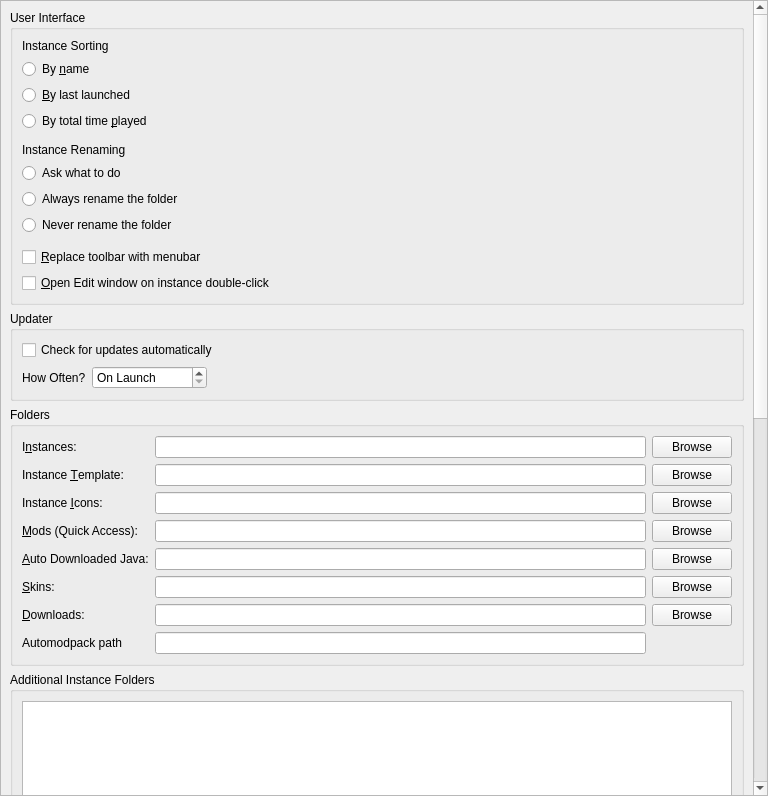
<?xml version="1.0" encoding="UTF-8"?>
<ui version="4.0">
 <class>LauncherPage</class>
 <widget class="QWidget" name="LauncherPage">
  <property name="geometry">
   <rect>
    <x>0</x>
    <y>0</y>
    <width>768</width>
    <height>796</height>
   </rect>
  </property>
  <property name="sizePolicy">
   <sizepolicy hsizetype="MinimumExpanding" vsizetype="MinimumExpanding">
    <horstretch>0</horstretch>
    <verstretch>0</verstretch>
   </sizepolicy>
  </property>
  <layout class="QVBoxLayout" name="verticalLayout">
   <property name="leftMargin">
    <number>0</number>
   </property>
   <property name="topMargin">
    <number>0</number>
   </property>
   <property name="rightMargin">
    <number>0</number>
   </property>
   <property name="bottomMargin">
    <number>0</number>
   </property>
   <item>
    <widget class="QScrollArea" name="scrollArea">
     <property name="horizontalScrollBarPolicy">
      <enum>Qt::ScrollBarPolicy::ScrollBarAsNeeded</enum>
     </property>
     <property name="widgetResizable">
      <bool>true</bool>
     </property>
     <widget class="QWidget" name="scrollAreaWidgetContents">
      <property name="geometry">
       <rect>
        <x>0</x>
        <y>-654</y>
        <width>749</width>
        <height>1448</height>
       </rect>
      </property>
      <layout class="QVBoxLayout" name="verticalLayout_8">
       <item>
        <widget class="QGroupBox" name="userInterfaceBox">
         <property name="enabled">
          <bool>true</bool>
         </property>
         <property name="title">
          <string>User Interface</string>
         </property>
         <layout class="QVBoxLayout" name="verticalLayout_2">
          <item>
           <widget class="QLabel" name="instanceSortingLabel">
            <property name="text">
             <string>Instance Sorting</string>
            </property>
           </widget>
          </item>
          <item>
           <widget class="QRadioButton" name="sortByNameBtn">
            <property name="text">
             <string>By &amp;name</string>
            </property>
            <attribute name="buttonGroup">
             <string notr="true">sortingModeGroup</string>
            </attribute>
           </widget>
          </item>
          <item>
           <widget class="QRadioButton" name="sortLastLaunchedBtn">
            <property name="text">
             <string>&amp;By last launched</string>
            </property>
            <attribute name="buttonGroup">
             <string notr="true">sortingModeGroup</string>
            </attribute>
           </widget>
          </item>
          <item>
           <widget class="QRadioButton" name="sortByPlaytimeBtn">
            <property name="text">
             <string>By total time &amp;played</string>
            </property>
            <attribute name="buttonGroup">
             <string notr="true">sortingModeGroup</string>
            </attribute>
           </widget>
          </item>
          <item>
           <spacer name="verticalSpacer">
            <property name="orientation">
             <enum>Qt::Orientation::Vertical</enum>
            </property>
            <property name="sizeType">
             <enum>QSizePolicy::Policy::Fixed</enum>
            </property>
            <property name="sizeHint" stdset="0">
             <size>
              <width>0</width>
              <height>6</height>
             </size>
            </property>
           </spacer>
          </item>
          <item>
           <widget class="QLabel" name="renamingBehaviorLabel">
            <property name="text">
             <string>Instance Renaming</string>
            </property>
           </widget>
          </item>
          <item>
           <widget class="QRadioButton" name="askToRenameDirBtn">
            <property name="text">
             <string>Ask what to do</string>
            </property>
            <attribute name="buttonGroup">
             <string notr="true">renamingBehaviorGroup</string>
            </attribute>
           </widget>
          </item>
          <item>
           <widget class="QRadioButton" name="alwaysRenameDirBtn">
            <property name="text">
             <string>Always rename the folder</string>
            </property>
            <attribute name="buttonGroup">
             <string notr="true">renamingBehaviorGroup</string>
            </attribute>
           </widget>
          </item>
          <item>
           <widget class="QRadioButton" name="neverRenameDirBtn">
            <property name="text">
             <string>Never rename the folder</string>
            </property>
            <attribute name="buttonGroup">
             <string notr="true">renamingBehaviorGroup</string>
            </attribute>
           </widget>
          </item>
          <item>
           <spacer name="verticalSpacer_2">
            <property name="orientation">
             <enum>Qt::Orientation::Vertical</enum>
            </property>
            <property name="sizeType">
             <enum>QSizePolicy::Policy::Fixed</enum>
            </property>
            <property name="sizeHint" stdset="0">
             <size>
              <width>0</width>
              <height>6</height>
             </size>
            </property>
           </spacer>
          </item>
          <item>
           <widget class="QCheckBox" name="preferMenuBarCheckBox">
            <property name="toolTip">
             <string>The menubar is more friendly for keyboard-driven interaction.</string>
            </property>
            <property name="text">
             <string>&amp;Replace toolbar with menubar</string>
            </property>
           </widget>
          </item>
          <item>
           <widget class="QCheckBox" name="editInstanceOnDoubleClick">
            <property name="toolTip">
             <string>Opens the edit instance window on double-clicking an instance instead of running the instance.</string>
            </property>
            <property name="text">
             <string>&amp;Open Edit window on instance double-click</string>
            </property>
           </widget>
          </item>
         </layout>
        </widget>
       </item>
       <item>
        <widget class="QGroupBox" name="updateSettingsBox">
         <property name="title">
          <string>Updater</string>
         </property>
         <layout class="QGridLayout" name="gridLayout_2">
          <item row="1" column="0">
           <layout class="QHBoxLayout" name="horizontalLayout_2">
            <item>
             <widget class="QLabel" name="updateIntervalLabel">
              <property name="text">
               <string>How Often?</string>
              </property>
             </widget>
            </item>
            <item>
             <widget class="QSpinBox" name="updateIntervalSpinBox">
              <property name="sizePolicy">
               <sizepolicy hsizetype="Maximum" vsizetype="Fixed">
                <horstretch>0</horstretch>
                <verstretch>0</verstretch>
               </sizepolicy>
              </property>
              <property name="toolTip">
               <string>Set to 0 to only check on launch</string>
              </property>
              <property name="specialValueText">
               <string>On Launch</string>
              </property>
              <property name="suffix">
               <string> hours</string>
              </property>
              <property name="prefix">
               <string>Every </string>
              </property>
              <property name="minimum">
               <number>0</number>
              </property>
              <property name="maximum">
               <number>168</number>
              </property>
             </widget>
            </item>
            <item>
             <spacer name="horizontalSpacer">
              <property name="orientation">
               <enum>Qt::Orientation::Horizontal</enum>
              </property>
              <property name="sizeHint" stdset="0">
               <size>
                <width>0</width>
                <height>0</height>
               </size>
              </property>
             </spacer>
            </item>
           </layout>
          </item>
          <item row="0" column="0" colspan="2">
           <widget class="QCheckBox" name="autoUpdateCheckBox">
            <property name="text">
             <string>Check for updates automatically</string>
            </property>
           </widget>
          </item>
         </layout>
        </widget>
       </item>
       <item>
        <widget class="QGroupBox" name="foldersBox">
         <property name="title">
          <string>Folders</string>
         </property>
         <layout class="QGridLayout" name="gridLayout">
          <item row="0" column="2">
           <widget class="QPushButton" name="instDirBrowseBtn">
            <property name="text">
             <string>Browse</string>
            </property>
           </widget>
          </item>
          <item row="10" column="0">
           <widget class="QLabel" name="labelDownloadsDir">
            <property name="text">
             <string>&amp;Downloads:</string>
            </property>
            <property name="buddy">
             <cstring>downloadsDirTextBox</cstring>
            </property>
           </widget>
          </item>
          <item row="2" column="0">
           <widget class="QLabel" name="labelIconsDir">
            <property name="text">
             <string>Instance &amp;Icons:</string>
            </property>
            <property name="buddy">
             <cstring>iconsDirTextBox</cstring>
            </property>
           </widget>
          </item>
          <item row="4" column="1">
           <widget class="QLineEdit" name="javaDirTextBox"/>
          </item>
          <item row="5" column="2">
           <widget class="QPushButton" name="skinsDirBrowseBtn">
            <property name="text">
             <string>Browse</string>
            </property>
           </widget>
          </item>
          <item row="3" column="0">
           <widget class="QLabel" name="labelModsDir">
            <property name="text">
             <string>&amp;Mods (Quick Access):</string>
            </property>
            <property name="buddy">
             <cstring>modsDirTextBox</cstring>
            </property>
           </widget>
          </item>
          <item row="4" column="2">
           <widget class="QPushButton" name="javaDirBrowseBtn">
            <property name="text">
             <string>Browse</string>
            </property>
           </widget>
          </item>
          <item row="2" column="2">
           <widget class="QPushButton" name="iconsDirBrowseBtn">
            <property name="text">
             <string>Browse</string>
            </property>
           </widget>
          </item>
          <item row="3" column="1">
           <widget class="QLineEdit" name="modsDirTextBox"/>
          </item>
          <item row="3" column="2">
           <widget class="QPushButton" name="modsDirBrowseBtn">
            <property name="text">
             <string>Browse</string>
            </property>
           </widget>
          </item>
          <item row="10" column="1">
           <widget class="QLineEdit" name="downloadsDirTextBox"/>
          </item>
          <item row="11" column="0">
           <widget class="QLabel" name="labelAutoModpackPath">
            <property name="text">
             <string>Automodpack path</string>
            </property>
            <property name="buddy">
             <cstring>autoModpackPathTextBox</cstring>
            </property>  
           </widget>
          </item>
          <item row="11" column="1">
           <widget class="QLineEdit" name="autoModpackPathTextBox"/>
          </item>           
          <item row="0" column="1">
           <widget class="QLineEdit" name="instDirTextBox"/>
          </item>
          <item row="0" column="0">
           <widget class="QLabel" name="labelInstDir">
            <property name="text">
             <string>I&amp;nstances:</string>
            </property>
            <property name="buddy">
             <cstring>instDirTextBox</cstring>
            </property>
           </widget>
          </item>
          <item row="5" column="0">
           <widget class="QLabel" name="labelSkinsDir">
            <property name="text">
             <string>&amp;Skins:</string>
            </property>
            <property name="buddy">
             <cstring>skinsDirTextBox</cstring>
            </property>
           </widget>
          </item>
          <item row="4" column="0">
           <widget class="QLabel" name="labelJavaDir">
            <property name="toolTip">
             <string>Folder where Prism Launcher stores automatically downloaded Java versions. Do NOT set this to your system Java installation.</string>
            </property>
            <property name="text">
             <string>&amp;Auto Downloaded Java:</string>
            </property>
            <property name="buddy">
             <cstring>javaDirTextBox</cstring>
            </property>
           </widget>
          </item>
          <item row="2" column="1">
           <widget class="QLineEdit" name="iconsDirTextBox"/>
          </item>
          <item row="10" column="2">
           <widget class="QPushButton" name="downloadsDirBrowseBtn">
            <property name="text">
             <string>Browse</string>
            </property>
           </widget>
          </item>
          <item row="1" column="0">
           <widget class="QLabel" name="labelTemplateDir">
            <property name="toolTip">
             <string>Folder that may get copied to new instances on creation, can be toggled per instance. Useful for options.txt.</string>
            </property>
            <property name="text">
             <string>Instance &amp;Template:</string>
            </property>
            <property name="buddy">
             <cstring>templateDirTextBox</cstring>
            </property>
           </widget>
          </item>
          <item row="5" column="1">
           <widget class="QLineEdit" name="skinsDirTextBox"/>
          </item>
          <item row="1" column="1">
           <widget class="QLineEdit" name="templateDirTextBox"/>
          </item>
          <item row="1" column="2">
           <widget class="QPushButton" name="templateDirBrowseBtn">
            <property name="text">
             <string>Browse</string>
            </property>
           </widget>
          </item>
         </layout>
        </widget>
       </item>
       <item>
        <widget class="QGroupBox" name="additionalInstDirsGroupBox">
         <property name="title">
          <string>Additional Instance Folders</string>
         </property>
         <layout class="QVBoxLayout" name="additionalInstDirsLayout">
          <item>
           <widget class="QListWidget" name="additionalInstDirsList"/>
          </item>
          <item>
           <layout class="QHBoxLayout" name="additionalInstDirsBtnLayout">
            <item>
             <widget class="QPushButton" name="addInstDirBtn">
              <property name="text">
               <string>Add</string>
              </property>
             </widget>
            </item>
            <item>
             <widget class="QPushButton" name="removeInstDirBtn">
              <property name="text">
               <string>Remove</string>
              </property>
             </widget>
            </item>
            <item>
             <spacer name="additionalInstDirsSpacer">
              <property name="orientation">
               <enum>Qt::Orientation::Horizontal</enum>
              </property>
              <property name="sizeHint" stdset="0">
               <size>
                <width>0</width>
                <height>0</height>
               </size>
              </property>
             </spacer>
            </item>
           </layout>
          </item>
         </layout>
        </widget>
       </item>
       <item>
        <widget class="QGroupBox" name="modsBox">
         <property name="title">
          <string>Mods and Modpacks</string>
         </property>
         <layout class="QVBoxLayout" name="verticalLayout_4">
          <item>
           <widget class="QCheckBox" name="downloadsDirWatchRecursiveCheckBox">
            <property name="toolTip">
             <string>When enabled, in addition to the downloads folder, its sub folders will also be searched when looking for resources (e.g. when looking for blocked mods on CurseForge).</string>
            </property>
            <property name="text">
             <string>Check &amp;subfolders for blocked mods</string>
            </property>
           </widget>
          </item>
          <item>
           <widget class="QCheckBox" name="downloadsDirMoveCheckBox">
            <property name="toolTip">
             <string>When enabled, it will move blocked resources instead of copying them.</string>
            </property>
            <property name="text">
             <string>Move blocked mods instead of copying them</string>
            </property>
           </widget>
          </item>
          <item>
           <widget class="QCheckBox" name="metadataEnableBtn">
            <property name="toolTip">
             <string>Store version information provided by mod providers (like Modrinth or CurseForge) for mods.</string>
            </property>
            <property name="text">
             <string>Keep track of mod metadata</string>
            </property>
           </widget>
          </item>
          <item>
           <widget class="QLabel" name="metadataWarningLabel">
            <property name="text">
             <string>&lt;html&gt;&lt;head/&gt;&lt;body&gt;&lt;p&gt;&lt;span style=&quot; font-weight:600; color:#f5c211;&quot;&gt;Warning&lt;/span&gt;&lt;span style=&quot; color:#f5c211;&quot;&gt;: Disabling mod metadata may also disable some QoL features, such as mod updating!&lt;/span&gt;&lt;/p&gt;&lt;/body&gt;&lt;/html&gt;</string>
            </property>
            <property name="wordWrap">
             <bool>true</bool>
            </property>
           </widget>
          </item>
          <item>
           <widget class="QCheckBox" name="dependenciesEnableBtn">
            <property name="toolTip">
             <string>Automatically detect, install, and update mod dependencies.</string>
            </property>
            <property name="text">
             <string>Install dependencies automatically</string>
            </property>
           </widget>
          </item>
          <item>
           <widget class="QCheckBox" name="showModIncompatCheckBox">
            <property name="toolTip">
             <string>Currently this just shows mods which are not marked as compatible with the current Minecraft version.</string>
            </property>
            <property name="text">
             <string>Detect and show mod incompatibilities (experimental)</string>
            </property>
           </widget>
          </item>
          <item>
           <widget class="QCheckBox" name="modpackUpdatePromptBtn">
            <property name="toolTip">
             <string>When creating a new modpack instance, suggest updating an existing instance instead.</string>
            </property>
            <property name="text">
             <string>Suggest to update an existing instance during modpack installation</string>
            </property>
           </widget>
          </item>
          <item>
           <layout class="QHBoxLayout" name="modUpdateChannelLayout">
            <item>
             <widget class="QLabel" name="modUpdateChannelLabel">
              <property name="toolTip">
               <string>Select the preferred release channel when checking for mod updates.</string>
              </property>
              <property name="text">
               <string>Mod Update Channel:</string>
              </property>
             </widget>
            </item>
            <item>
             <widget class="QComboBox" name="modUpdateChannelComboBox">
              <property name="toolTip">
               <string>Select the preferred release channel when checking for mod updates.</string>
              </property>
              <item>
               <property name="text">
                <string>All (Release, Beta, Alpha)</string>
               </property>
              </item>
              <item>
               <property name="text">
                <string>Release only</string>
               </property>
              </item>
              <item>
               <property name="text">
                <string>Release and Beta</string>
               </property>
              </item>
             </widget>
            </item>
            <item>
             <spacer name="horizontalSpacer_3">
              <property name="orientation">
               <enum>Qt::Orientation::Horizontal</enum>
              </property>
              <property name="sizeHint" stdset="0">
               <size>
                <width>40</width>
                <height>20</height>
               </size>
              </property>
             </spacer>
            </item>
           </layout>
          </item>
         </layout>
        </widget>
       </item>
       <item>
        <widget class="QGroupBox" name="instanceBox">
         <property name="title">
          <string>Instance Creation</string>
         </property>
         <layout class="QVBoxLayout" name="verticalLayout_3">
          <item>
           <widget class="QCheckBox" name="downloadGameFilesBtn">
            <property name="toolTip">
             <string>Downloads required game files while creating the instance. Disable this to skip the initial download and fetch files when the instance is launched instead.</string>
            </property>
            <property name="text">
             <string>Download game files during instance creation</string>
            </property>
           </widget>
          </item>
         </layout>
        </widget>
       </item>
       <item>
        <widget class="QGroupBox" name="groupBox_2">
         <property name="title">
          <string>Console</string>
         </property>
         <layout class="QFormLayout" name="formLayout">
          <property name="labelAlignment">
           <set>Qt::AlignmentFlag::AlignLeading|Qt::AlignmentFlag::AlignLeft|Qt::AlignmentFlag::AlignVCenter</set>
          </property>
          <item row="0" column="0">
           <widget class="QLabel" name="lineLimitLabel">
            <property name="sizePolicy">
             <sizepolicy hsizetype="Maximum" vsizetype="Preferred">
              <horstretch>0</horstretch>
              <verstretch>0</verstretch>
             </sizepolicy>
            </property>
            <property name="text">
             <string>Log History &amp;Limit:</string>
            </property>
            <property name="buddy">
             <cstring>lineLimitSpinBox</cstring>
            </property>
           </widget>
          </item>
          <item row="0" column="1">
           <widget class="QSpinBox" name="lineLimitSpinBox">
            <property name="sizePolicy">
             <sizepolicy hsizetype="Maximum" vsizetype="Fixed">
              <horstretch>0</horstretch>
              <verstretch>0</verstretch>
             </sizepolicy>
            </property>
            <property name="suffix">
             <string> lines</string>
            </property>
            <property name="minimum">
             <number>10000</number>
            </property>
            <property name="maximum">
             <number>1000000</number>
            </property>
            <property name="singleStep">
             <number>10000</number>
            </property>
            <property name="value">
             <number>100000</number>
            </property>
           </widget>
          </item>
          <item row="1" column="0" colspan="2">
           <widget class="QCheckBox" name="checkStopLogging">
            <property name="text">
             <string>&amp;Stop logging when log overflows</string>
            </property>
           </widget>
          </item>
         </layout>
        </widget>
       </item>
       <item>
        <widget class="QGroupBox" name="tasksBox">
         <property name="title">
          <string>Tasks</string>
         </property>
         <layout class="QGridLayout" name="gridLayout_3">
          <item row="2" column="1">
           <widget class="QSpinBox" name="networkRetryLimitSpinBox">
            <property name="sizePolicy">
             <sizepolicy hsizetype="Maximum" vsizetype="Fixed">
              <horstretch>0</horstretch>
              <verstretch>0</verstretch>
             </sizepolicy>
            </property>
            <property name="minimumSize">
             <size>
              <width>60</width>
              <height>0</height>
             </size>
            </property>
            <property name="minimum">
             <number>0</number>
            </property>
           </widget>
          </item>
          <item row="1" column="1">
           <widget class="QSpinBox" name="numberOfConcurrentDownloadsSpinBox">
            <property name="sizePolicy">
             <sizepolicy hsizetype="Maximum" vsizetype="Fixed">
              <horstretch>0</horstretch>
              <verstretch>0</verstretch>
             </sizepolicy>
            </property>
            <property name="minimumSize">
             <size>
              <width>60</width>
              <height>0</height>
             </size>
            </property>
            <property name="minimum">
             <number>1</number>
            </property>
           </widget>
          </item>
          <item row="3" column="1">
           <widget class="QSpinBox" name="timeoutSecondsSpinBox">
            <property name="sizePolicy">
             <sizepolicy hsizetype="Maximum" vsizetype="Fixed">
              <horstretch>0</horstretch>
              <verstretch>0</verstretch>
             </sizepolicy>
            </property>
            <property name="minimumSize">
             <size>
              <width>60</width>
              <height>0</height>
             </size>
            </property>
            <property name="suffix">
             <string>s</string>
            </property>
           </widget>
          </item>
          <item row="2" column="0">
           <widget class="QLabel" name="networkRetryLimitLabel">
            <property name="text">
             <string>Network Retry Limit:</string>
            </property>
           </widget>
          </item>
          <item row="1" column="0">
           <widget class="QLabel" name="numberOfConcurrentDownloadsLabel">
            <property name="text">
             <string>Concurrent Download Limit:</string>
            </property>
           </widget>
          </item>
          <item row="3" column="0">
           <widget class="QLabel" name="timeoutSecondsLabel">
            <property name="toolTip">
             <string>Seconds to wait until the requests are terminated</string>
            </property>
            <property name="text">
             <string>HTTP Timeout:</string>
            </property>
           </widget>
          </item>
          <item row="0" column="1">
           <widget class="QSpinBox" name="numberOfConcurrentTasksSpinBox">
            <property name="sizePolicy">
             <sizepolicy hsizetype="Maximum" vsizetype="Fixed">
              <horstretch>0</horstretch>
              <verstretch>0</verstretch>
             </sizepolicy>
            </property>
            <property name="minimumSize">
             <size>
              <width>60</width>
              <height>0</height>
             </size>
            </property>
            <property name="minimum">
             <number>1</number>
            </property>
           </widget>
          </item>
          <item row="0" column="0">
           <widget class="QLabel" name="numberOfConcurrentTasksLabel">
            <property name="text">
             <string>Concurrent Task Limit:</string>
            </property>
           </widget>
          </item>
          <item row="0" column="2">
           <spacer name="horizontalSpacer_2">
            <property name="orientation">
             <enum>Qt::Orientation::Horizontal</enum>
            </property>
            <property name="sizeHint" stdset="0">
             <size>
              <width>0</width>
              <height>0</height>
             </size>
            </property>
           </spacer>
          </item>
         </layout>
        </widget>
       </item>
       <item>
        <spacer name="verticalSpacer_FeaturesTab">
         <property name="orientation">
          <enum>Qt::Orientation::Vertical</enum>
         </property>
         <property name="sizeHint" stdset="0">
          <size>
           <width>0</width>
           <height>0</height>
          </size>
         </property>
        </spacer>
       </item>
      </layout>
     </widget>
    </widget>
   </item>
  </layout>
 </widget>
 <tabstops>
  <tabstop>scrollArea</tabstop>
  <tabstop>sortByNameBtn</tabstop>
  <tabstop>sortLastLaunchedBtn</tabstop>
  <tabstop>sortByPlaytimeBtn</tabstop>
  <tabstop>askToRenameDirBtn</tabstop>
  <tabstop>alwaysRenameDirBtn</tabstop>
  <tabstop>neverRenameDirBtn</tabstop>
  <tabstop>preferMenuBarCheckBox</tabstop>
  <tabstop>editInstanceOnDoubleClick</tabstop>
  <tabstop>autoUpdateCheckBox</tabstop>
  <tabstop>updateIntervalSpinBox</tabstop>
  <tabstop>instDirTextBox</tabstop>
  <tabstop>instDirBrowseBtn</tabstop>
  <tabstop>templateDirTextBox</tabstop>
  <tabstop>templateDirBrowseBtn</tabstop>
  <tabstop>autoModpackPathTextBox</tabstop>
  <tabstop>iconsDirTextBox</tabstop>
  <tabstop>iconsDirBrowseBtn</tabstop>
  <tabstop>modsDirTextBox</tabstop>
  <tabstop>modsDirBrowseBtn</tabstop>
  <tabstop>javaDirTextBox</tabstop>
  <tabstop>javaDirBrowseBtn</tabstop>
  <tabstop>skinsDirTextBox</tabstop>
  <tabstop>skinsDirBrowseBtn</tabstop>
  <tabstop>downloadsDirTextBox</tabstop>
  <tabstop>downloadsDirBrowseBtn</tabstop>
  <tabstop>additionalInstDirsList</tabstop>
  <tabstop>addInstDirBtn</tabstop>
  <tabstop>removeInstDirBtn</tabstop>
  <tabstop>downloadsDirWatchRecursiveCheckBox</tabstop>
  <tabstop>downloadsDirMoveCheckBox</tabstop>
  <tabstop>metadataEnableBtn</tabstop>
  <tabstop>dependenciesEnableBtn</tabstop>
  <tabstop>showModIncompatCheckBox</tabstop>
  <tabstop>modpackUpdatePromptBtn</tabstop>
  <tabstop>downloadGameFilesBtn</tabstop>
  <tabstop>lineLimitSpinBox</tabstop>
  <tabstop>checkStopLogging</tabstop>
  <tabstop>numberOfConcurrentTasksSpinBox</tabstop>
  <tabstop>numberOfConcurrentDownloadsSpinBox</tabstop>
  <tabstop>networkRetryLimitSpinBox</tabstop>
  <tabstop>timeoutSecondsSpinBox</tabstop>
 </tabstops>
 <resources/>
 <connections/>
 <buttongroups>
  <buttongroup name="sortingModeGroup"/>
  <buttongroup name="renamingBehaviorGroup"/>
 </buttongroups>
</ui>
